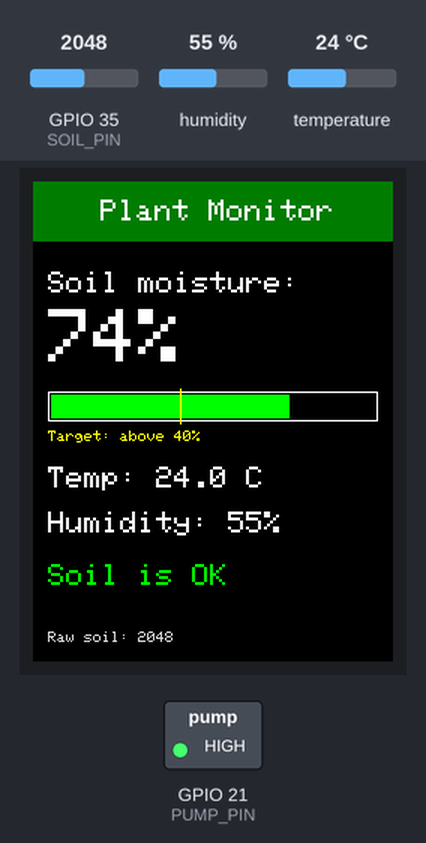
Bench run of a program on a simulated ESP32. Shown: 240×320 colour display, switched loads named in the program (green lamp = pin HIGH). The test bench sets the inputs (shaded band); at power-on: humidity 55 %, GPIO 35 (SOIL_PIN) = 2048, temperature 24 °C (analog values on the 0–4095 scale). Pins used as bus, display or sensor lines are not drawn; what the program prints to the serial monitor is not drawn.

Above: at 1.4 s.
1.5 s: humidity set to 22 %
At 3.2 s:
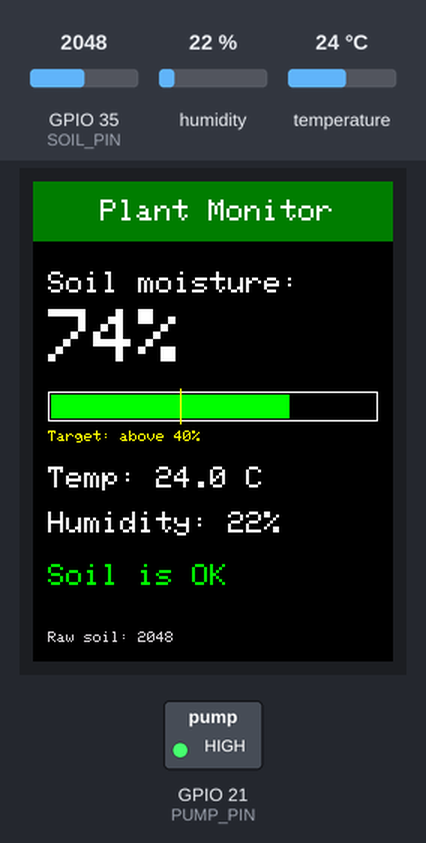
4.1 s: GPIO 35 (SOIL_PIN) set to 2970
At 5.6 s:
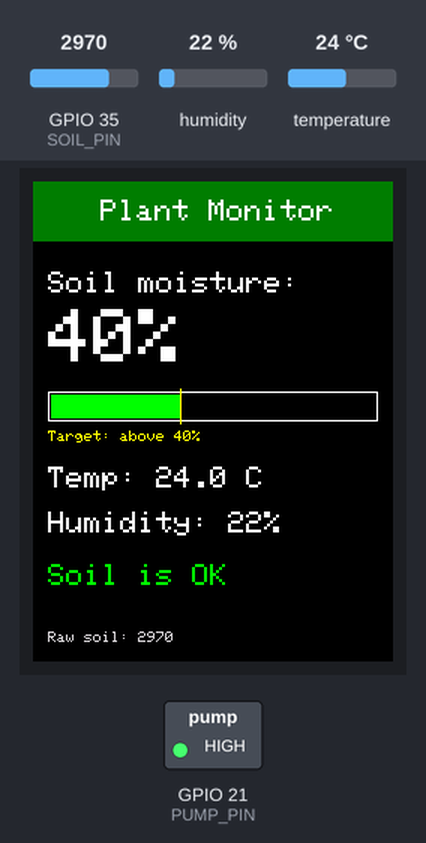
6.4 s: GPIO 35 (SOIL_PIN) set to 3042
At 8.0 s:
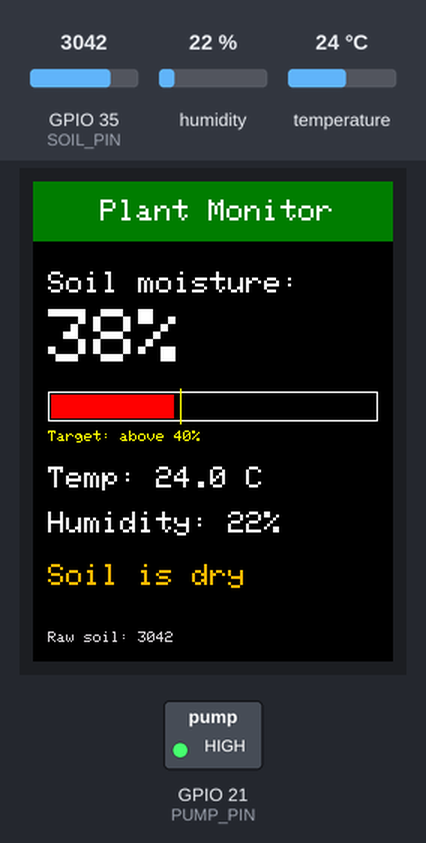
8.6 s: temperature set to 12 °C
At 10.4 s:
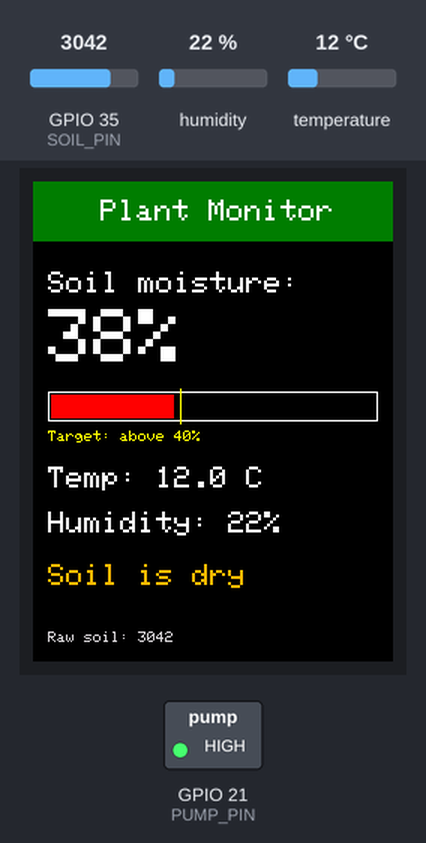
10.8 s: humidity set to 40 %
At 16.9 s:
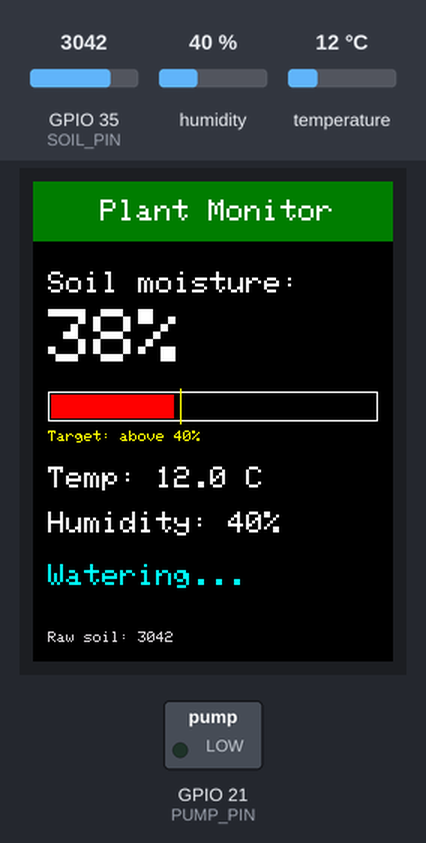
17.2 s: GPIO 35 (SOIL_PIN) set to 2866
At 21.6 s:
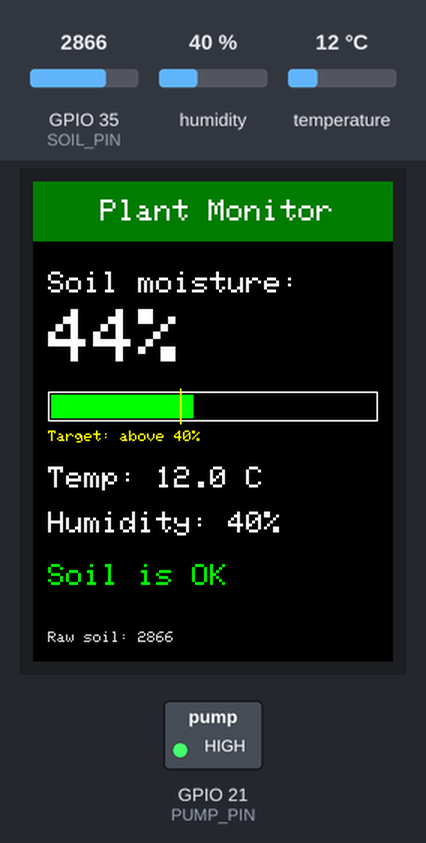
Timing chart, 0 to 23.1 s (numbered marks = the images above; inputs shaded):
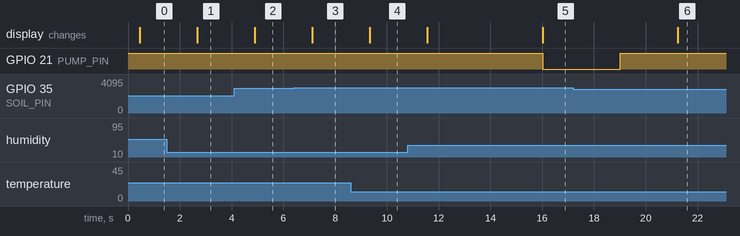

Measured:
- the behaviour switches between 2997 and 2998 on GPIO 35 (SOIL_PIN) (found by bisection; images 2 and 3)
- after the input at 1.5 s, the display: changes after 1.2 s (image 1)
- after the input at 4.1 s, the display: changes after 0.80 s (image 2)
- after the input at 6.4 s, the display: changes after 0.72 s (image 3)
- after the input at 8.6 s, the display: changes after 0.74 s (image 4)
- after the input at 10.8 s, the display: first changes after 0.76 s (image 5 shows a later state)
- after the input at 17.2 s, the display: changes after 4.0 s (image 6)

The program:

main.cpp
```cpp
#include <Arduino.h>
#define LGFX_USE_V1
#include <LovyanGFX.hpp>
#include <DHT.h>

#define PUMP_ENABLED true

#define SOIL_PIN        35   // P3  - soil sensor AO
#define SOIL_POWER_PIN  16   // P6  - powers the soil sensor only while reading
#define DHT_PIN         22   // DHT11 S
#define PUMP_PIN        21   // relay IN

int dryValue = 4095;    // raw soil reading in air (recalibrate in dry soil)
int wetValue = 1350;    // raw soil reading in water (recalibrate in wet soil)

int waterBelow = 40;    // water the plant when moisture is below this %
int doseTime = 3000;    // run the pump 3 seconds per dose

unsigned long soakTime = 15000;   // 15 s for testing (use 600000 = 10 min for real use)

// Display setup for the JC2432W328C board
class LGFX : public lgfx::LGFX_Device {
  lgfx::Panel_ST7789 panel;
  lgfx::Bus_SPI bus;
  lgfx::Light_PWM light;
public:
  LGFX() {
    auto b = bus.config();
    b.spi_host = SPI2_HOST;
    b.freq_write = 40000000;
    b.pin_sclk = 14; b.pin_mosi = 13; b.pin_miso = 12; b.pin_dc = 2;
    bus.config(b);
    panel.setBus(&bus);

    auto p = panel.config();
    p.pin_cs = 15; p.pin_rst = -1;
    p.panel_width = 240; p.panel_height = 320;
    p.invert = false;
    panel.config(p);

    auto l = light.config();
    l.pin_bl = 27;
    light.config(l);
    panel.setLight(&light);

    setPanel(&panel);
  }
};

LGFX screen;
DHT dht(DHT_PIN, DHT11);

int moisture = 0;
int soilRaw = 0;
float temperature = 0;
float humidity = 0;
unsigned long lastWaterTime = 0;

// pump
void pumpOn()  { digitalWrite(PUMP_PIN, LOW); }
void pumpOff() { digitalWrite(PUMP_PIN, HIGH); }

void showMessage(String msg, uint16_t color) {
  screen.fillRect(0, 250, 240, 30, TFT_BLACK);
  screen.setTextColor(color, TFT_BLACK);
  screen.setTextSize(2);
  screen.setCursor(10, 255);
  screen.print(msg);
}

// sensors
void readSensors() {
  digitalWrite(SOIL_POWER_PIN, HIGH);
  delay(100);
  long total = 0;
  for (int i = 0; i < 10; i++) {
    total += analogRead(SOIL_PIN);
    delay(5);
  }
  digitalWrite(SOIL_POWER_PIN, LOW);

  soilRaw = total / 10;
  moisture = map(soilRaw, dryValue, wetValue, 0, 100);
  moisture = constrain(moisture, 0, 100);

  float t = dht.readTemperature();
  float h = dht.readHumidity();
  if (isnan(t) || isnan(h)) {
    Serial.println("DHT11 read failed - check wiring");
  } else {
    temperature = t;
    humidity = h;
  }
}

// Watering
void waterPlant() {
  int pumpTime = doseTime;

  // Hot or dry air = plant uses water faster so give bit more
  if (temperature > 27) pumpTime = pumpTime * 1.2;
  if (humidity < 35)    pumpTime = pumpTime * 1.2;

  Serial.println("PUMP ON");
  showMessage("Watering...", TFT_CYAN);
  pumpOn();
  delay(pumpTime);
  pumpOff();
  Serial.println("PUMP OFF");

  lastWaterTime = millis();
}

// screen
void drawScreen() {
  screen.setTextColor(TFT_WHITE, TFT_BLACK);

  // Soil moisture
  screen.setTextSize(2);
  screen.setCursor(10, 60);
  screen.print("Soil moisture:");
  screen.setTextSize(5);
  screen.setCursor(10, 85);
  screen.printf("%d%%  ", moisture);

  // Moisture bar with a yellow line at the target
  screen.drawRect(10, 140, 220, 20, TFT_WHITE);
  screen.fillRect(12, 142, 216, 16, TFT_BLACK);
  uint16_t barColor = (moisture < waterBelow) ? TFT_RED : TFT_GREEN;
  screen.fillRect(12, 142, 216 * moisture / 100, 16, barColor);
  screen.drawFastVLine(12 + 216 * waterBelow / 100, 138, 24, TFT_YELLOW);

  screen.setTextSize(1);
  screen.setTextColor(TFT_YELLOW, TFT_BLACK);
  screen.setCursor(10, 166);
  screen.printf("Target: above %d%%", waterBelow);

  // temperature and humidity
  screen.setTextColor(TFT_WHITE, TFT_BLACK);
  screen.setTextSize(2);
  screen.setCursor(10, 190);
  screen.printf("Temp: %.1f C  ", temperature);
  screen.setCursor(10, 220);
  screen.printf("Humidity: %.0f%%  ", humidity);

  // Status
  if (moisture < waterBelow) showMessage("Soil is dry", TFT_ORANGE);
  else showMessage("Soil is OK ", TFT_GREEN);

  screen.setTextSize(1);
  screen.setTextColor(TFT_LIGHTGREY, TFT_BLACK);
  screen.setCursor(10, 300);
  screen.printf("Raw soil: %d    ", soilRaw);
}

// Setup
void setup() {
  Serial.begin(115200);

  pinMode(PUMP_PIN, OUTPUT);
  pumpOff();
  pinMode(SOIL_POWER_PIN, OUTPUT);
  digitalWrite(SOIL_POWER_PIN, LOW);
  analogReadResolution(12);

  dht.begin();

  screen.init();
  screen.setBrightness(200);
  screen.fillScreen(TFT_BLACK);

  // title bar
  screen.fillRect(0, 0, 240, 40, TFT_DARKGREEN);
  screen.setTextColor(TFT_WHITE, TFT_DARKGREEN);
  screen.setTextSize(2);
  screen.setCursor(45, 12);
  screen.print("Plant Monitor");

  Serial.println("time_s,soil_raw,moisture,temp_c,humidity");
}

// main loop
void loop() {
  readSensors();
  drawScreen();

  Serial.printf("%lu,%d,%d,%.1f,%.1f\n", millis() / 1000, soilRaw, moisture, temperature, humidity);

  // Water automatically if the soil is dry and enough time has passed
  bool waitedLongEnough = (millis() - lastWaterTime > soakTime);
  if (PUMP_ENABLED && moisture < waterBelow && waitedLongEnough) {
    waterPlant();
  }

  delay(2000);
}
```
